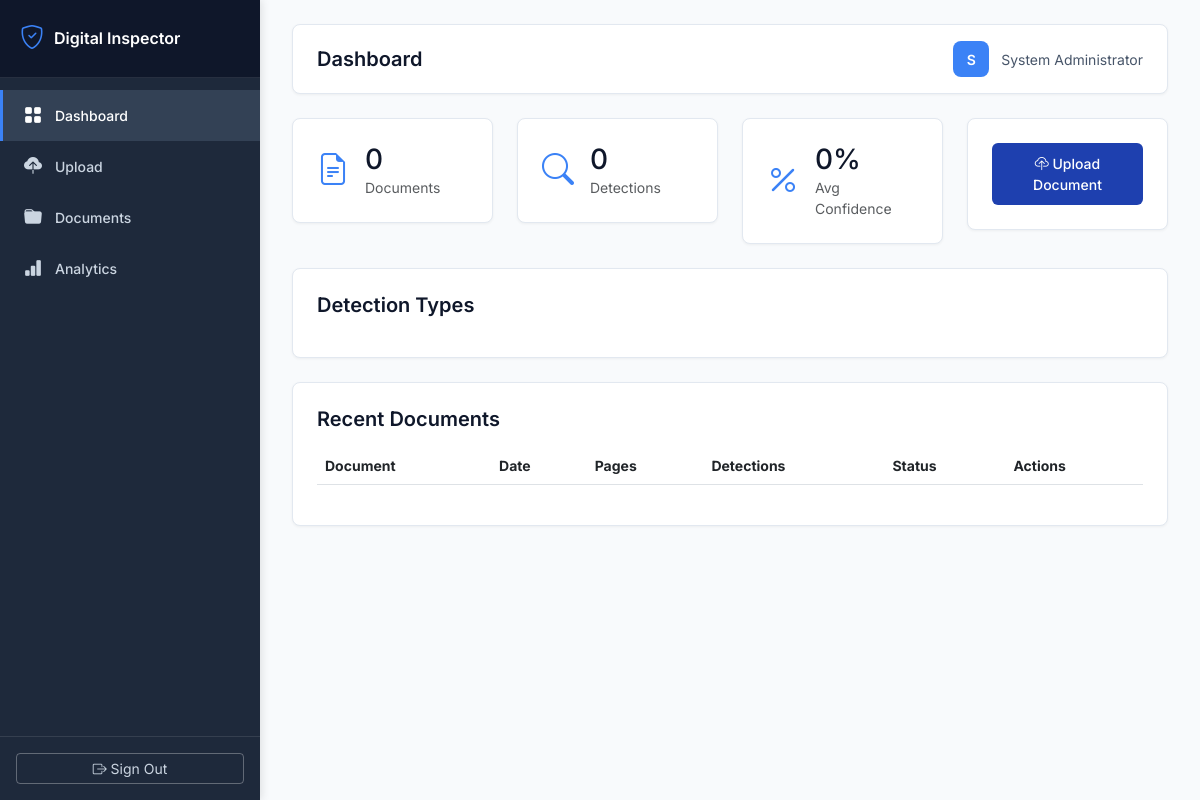
Before: / (signed in) with the older database file.
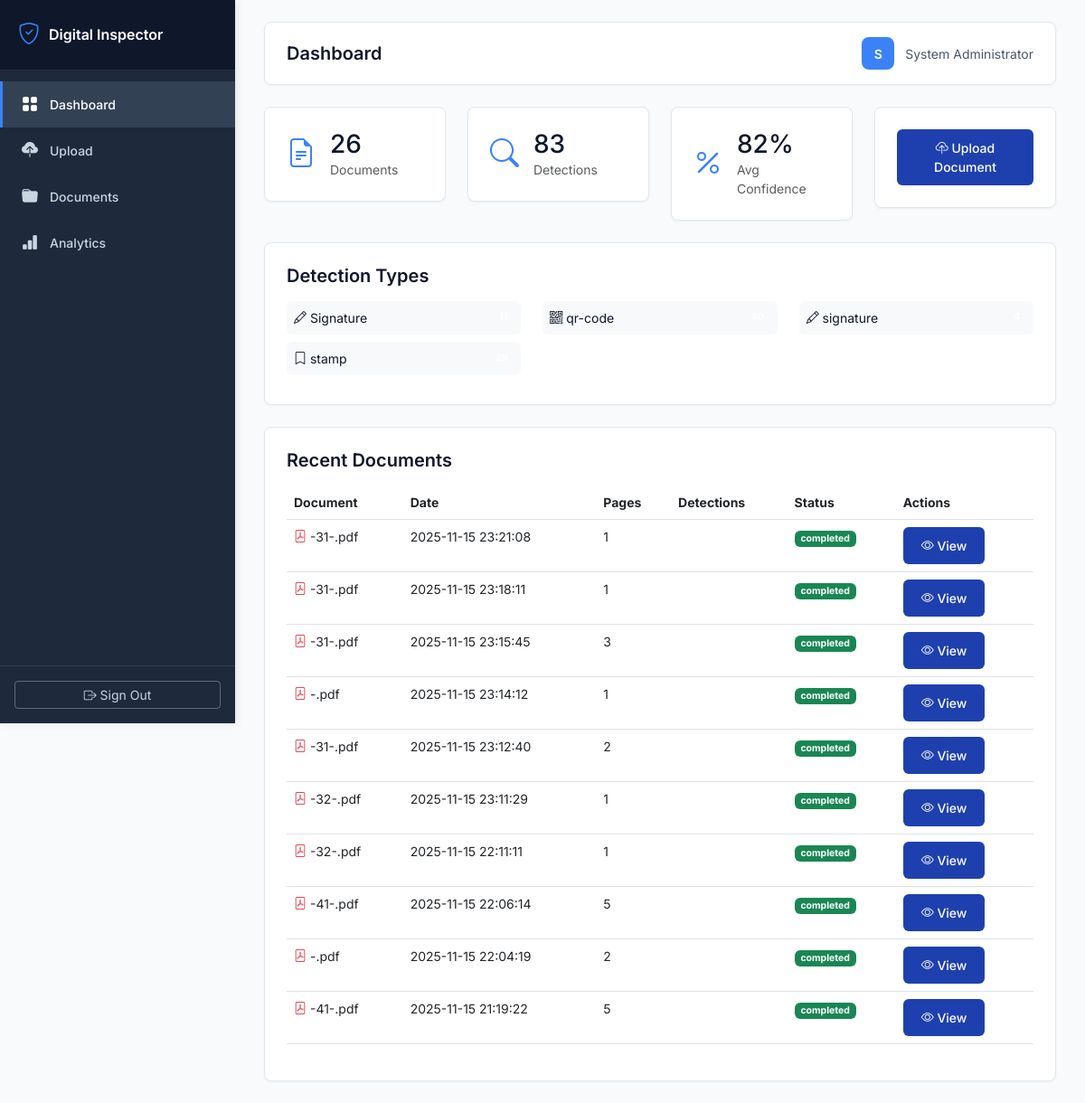
After: the same page with the newer database file.
### tables this page shows
CREATE TABLE documents (
            id INTEGER PRIMARY KEY AUTOINCREMENT,
            user_id INTEGER NOT NULL,
            filename TEXT NOT NULL,
            original_filename TEXT NOT NULL,
            file_path TEXT NOT NULL,
            file_size INTEGER,
            pages INTEGER DEFAULT 1,
            upload_date TIMESTAMP DEFAULT CURRENT_TIMESTAMP,
            processing_status TEXT DEFAULT 'pending',
            FOREIGN KEY (user_id) REFERENCES users (id)
        );

### app_inspector.py (the view)
@app.route('/')
@login_required
def dashboard():
    user_id = session['user_id']
    stats = db.get_dashboard_stats(user_id)
    documents = db.get_user_documents(user_id, limit=10)
    return render_template('dashboard.html',
                         stats=stats,
                         documents=documents,
                         username=session.get('full_name', session.get('username')))

### app_inspector.py (called while the page is built)
@app.context_processor
def utility_processor():
    def get_image_base64(image_path):
        """Convert image file to base64 for embedding in HTML"""
        try:
            with open(image_path, 'rb') as f:
                image_data = f.read()
            return base64.b64encode(image_data).decode('utf-8')
        except:
            return ""
    return dict(get_image_base64=get_image_base64)

def login_required(f):
    @wraps(f)
    def decorated_function(*args, **kwargs):
        if 'user_id' not in session:
            return redirect(url_for('login'))
        return f(*args, **kwargs)
    return decorated_function

### database.py (called while the page is built)
def get_db():
    conn = sqlite3.connect(DATABASE_PATH)
    conn.row_factory = sqlite3.Row
    return conn

### templates/dashboard.html
{% extends "base.html" %}
{% block page_title %}Dashboard{% endblock %}
{% block content %}
<div class="row g-4 mb-4">
    <div class="col-md-3">
        <div class="stat-card">
            <div class="d-flex align-items-center">
                <div class="stat-icon me-3"><i class="bi bi-file-earmark-text"></i></div>
                <div>
                    <h3 class="mb-0">{{ stats.total_documents }}</h3>
                    <p class="text-muted mb-0">Documents</p>
                </div>
            </div>
        </div>
    </div>
    <div class="col-md-3">
        <div class="stat-card">
            <div class="d-flex align-items-center">
                <div class="stat-icon me-3"><i class="bi bi-search"></i></div>
                <div>
                    <h3 class="mb-0">{{ stats.total_detections }}</h3>
                    <p class="text-muted mb-0">Detections</p>
                </div>
            </div>
        </div>
    </div>
    <div class="col-md-3">
        <div class="stat-card">
            <div class="d-flex align-items-center">
                <div class="stat-icon me-3"><i class="bi bi-percent"></i></div>
                <div>
                    <h3 class="mb-0">{{ (stats.average_confidence * 100)|round|int }}%</h3>
                    <p class="text-muted mb-0">Avg Confidence</p>
                </div>
            </div>
        </div>
    </div>
    <div class="col-md-3">
        <div class="stat-card">
            <a href="{{ url_for('upload_page') }}" class="btn btn-primary-custom w-100">
                <i class="bi bi-cloud-upload"></i> Upload Document
            </a>
        </div>
    </div>
</div>
<div class="row mb-4">
    <div class="col-12">
        <div class="stat-card">
            <h5 class="mb-3">Detection Types</h5>
            <div class="row">
                {% for item in stats.by_type %}
                <div class="col-md-4 mb-2">
                    <div class="d-flex justify-content-between align-items-center p-2 bg-light rounded">
                        <span><i class="bi bi-{{ 'pencil' if 'signature' in item.detection_type.lower() else 'bookmark' if 'stamp' in item.detection_type.lower() else 'qr-code' }}"></i> {{ item.detection_type }}</span>
                        <span class="badge badge-green">{{ item.count }}</span>
                    </div>
                </div>
                {% endfor %}
            </div>
        </div>
    </div>
</div>
<div class="row">
    <div class="col-12">
        <div class="stat-card">
            <h5 class="mb-3">Recent Documents</h5>
            <div class="table-responsive">
                <table class="table table-hover">
                    <thead>
                        <tr>
                            <th>Document</th>
                            <th>Date</th>
                            <th>Pages</th>
                            <th>Detections</th>
                            <th>Status</th>
                            <th>Actions</th>
                        </tr>
                    </thead>
                    <tbody>
                        {% for doc in documents %}
                        <tr>
                            <td>
                                <i class="bi bi-file-pdf text-danger"></i>
                                {{ doc.original_filename }}
                            </td>
                            <td>{{ doc.upload_date }}</td>
                            <td>{{ doc.pages }}</td>
                            <td>
                                <span class="badge badge-light-green">{{ doc.total_detections }}</span>
                            </td>
                            <td>
                                <span class="badge bg-success">{{ doc.processing_status }}</span>
                            </td>
                            <td>
                                <a href="{{ url_for('document_details', document_id=doc.id) }}" class="btn btn-sm btn-primary-custom">
                                    <i class="bi bi-eye"></i> View
                                </a>
                            </td>
                        </tr>
                        {% endfor %}
                    </tbody>
                </table>
            </div>
        </div>
    </div>
</div>
{% endblock %}

### templates/base.html (shortened to what this page needs)
<!DOCTYPE html>
<html lang="en">
<head>
    <link href="https://cdn.jsdelivr.net/npm/bootstrap@5.3.0/dist/css/bootstrap.min.css" rel="stylesheet">
    <link rel="stylesheet" href="https://cdn.jsdelivr.net/npm/bootstrap-icons@1.10.0/font/bootstrap-icons.css">
</head>
<body>
    <div class="sidebar">
        <div class="sidebar-logo">
            <h5><i class="bi bi-shield-check"></i> Digital Inspector</h5>
        </div>
        <ul class="sidebar-menu">
            <li>
                <a href="{{ url_for('dashboard') }}" class="{% if request.endpoint == 'dashboard' %}active{% endif %}">
                    <i class="bi bi-grid-fill"></i> Dashboard
                </a>
            </li>
            <li>
                <a href="{{ url_for('upload_page') }}" class="{% if request.endpoint == 'upload_page' %}active{% endif %}">
                    <i class="bi bi-cloud-upload-fill"></i> Upload
                </a>
            </li>
            <li>
                <a href="{{ url_for('documents_list') }}" class="{% if request.endpoint == 'documents_list' %}active{% endif %}">
                    <i class="bi bi-folder-fill"></i> Documents
                </a>
            </li>
            <li>
                <a href="{{ url_for('reports') }}" class="{% if request.endpoint == 'reports' %}active{% endif %}">
                    <i class="bi bi-bar-chart-fill"></i> Analytics
                </a>
            </li>
        </ul>
        <div class="sidebar-footer">
            <a href="{{ url_for('logout') }}" class="btn btn-outline-light w-100 btn-sm">
                <i class="bi bi-box-arrow-right"></i> Sign Out
            </a>
        </div>
    </div>
    <div class="main-content">
        <div class="top-bar">
            <h4>{% block page_title %}Dashboard{% endblock %}</h4>
            <div class="user-info">
                <div class="user-avatar">{{ username[0]|upper if username else 'U' }}</div>
                <span>{{ username if username else 'User' }}</span>
            </div>
        </div>
        {% block content %}{% endblock %}
    </div>
</body>
</html>

### templates/base.html (style rules this page uses)
:root { --primary-color: #1e40af; --secondary-color: #3b82f6; --sidebar-bg: #1e293b; --sidebar-hover: #334155; --gray-50: #f8fafc; --gray-100: #f1f5f9; --gray-200: #e2e8f0; --gray-600: #475569; --gray-700: #334155; --gray-900: #0f172a; --sidebar-width: 260px; }
* { margin: 0; padding: 0; box-sizing: border-box; }
body { font-family: 'Inter', -apple-system, BlinkMacSystemFont, 'Segoe UI', sans-serif; background-color: var(--gray-50); color: var(--gray-900); font-size: 14px; }
.sidebar { position: fixed; top: 0; left: 0; height: 100vh; width: var(--sidebar-width); background: var(--sidebar-bg); color: #cbd5e1; padding: 0; box-shadow: 2px 0 8px rgba(0,0,0,0.1); z-index: 1000; overflow-y: auto; }
.sidebar-logo { padding: 24px 20px; border-bottom: 1px solid rgba(255,255,255,0.1); background: var(--gray-900); }
.sidebar-logo h5 { color: white; font-weight: 600; font-size: 16px; margin: 0; display: flex; align-items: center; gap: 10px; }
.sidebar-logo i { font-size: 24px; color: var(--secondary-color); }
.sidebar-menu { list-style: none; padding: 12px 0; margin: 0; }
.sidebar-menu li { margin: 0; }
.sidebar-menu a { display: flex; align-items: center; padding: 12px 20px; color: #cbd5e1; text-decoration: none; transition: all 0.2s; font-size: 14px; font-weight: 500; border-left: 3px solid transparent; }
.sidebar-menu a.active { background: var(--sidebar-hover); color: white; border-left-color: var(--secondary-color); }
.sidebar-menu i { margin-right: 12px; font-size: 18px; width: 20px; text-align: center; }
.sidebar-footer { position: absolute; bottom: 0; left: 0; right: 0; padding: 16px; border-top: 1px solid rgba(255,255,255,0.1); }
.main-content { margin-left: var(--sidebar-width); padding: 24px 32px; min-height: 100vh; }
.top-bar { background: white; padding: 16px 24px; border-radius: 8px; margin-bottom: 24px; box-shadow: 0 1px 3px rgba(0,0,0,0.05); display: flex; justify-content: space-between; align-items: center; border: 1px solid var(--gray-200); }
.top-bar h4 { font-size: 20px; font-weight: 600; color: var(--gray-900); margin: 0; }
.user-info { display: flex; align-items: center; gap: 12px; color: var(--gray-600); font-size: 14px; }
.user-avatar { width: 36px; height: 36px; border-radius: 8px; background: var(--secondary-color); display: flex; align-items: center; justify-content: center; color: white; font-weight: 600; font-size: 14px; }
.stat-card { background: white; border-radius: 8px; padding: 24px; box-shadow: 0 1px 3px rgba(0,0,0,0.05); border: 1px solid var(--gray-200); transition: box-shadow 0.2s; }
.stat-card h5, .stat-card h6 { color: var(--gray-900); font-weight: 600; }
.stat-icon { font-size: 32px; color: var(--secondary-color); }
.btn-primary-custom { background: var(--primary-color); border: none; padding: 10px 20px; border-radius: 6px; color: white; font-weight: 500; font-size: 14px; transition: all 0.2s; }
.btn-outline-light { border-color: rgba(255,255,255,0.3); color: #cbd5e1; }

Changed rows visible on the page:
added documents: original_filename "-31-.pdf", upload_date "2025-11-15 23:21:08", pages "1", processing_status "completed"
added documents: original_filename "-31-.pdf", upload_date "2025-11-15 23:18:11", pages "1", processing_status "completed"
added documents: original_filename "-31-.pdf", upload_date "2025-11-15 23:15:45", pages "3", processing_status "completed"
added documents: original_filename "-.pdf", upload_date "2025-11-15 23:14:12", pages "1", processing_status "completed"
added documents: original_filename "-31-.pdf", upload_date "2025-11-15 23:12:40", pages "2", processing_status "completed"
added documents: original_filename "-32-.pdf", upload_date "2025-11-15 23:11:29", pages "1", processing_status "completed"
added documents: original_filename "-32-.pdf", upload_date "2025-11-15 22:11:11", pages "1", processing_status "completed"
added documents: original_filename "-41-.pdf", upload_date "2025-11-15 22:06:14", pages "5", processing_status "completed"
added documents: original_filename "-.pdf", upload_date "2025-11-15 22:04:19", pages "2", processing_status "completed"
added documents: original_filename "-41-.pdf", upload_date "2025-11-15 21:19:22", pages "5", processing_status "completed"
Other visible differences:
{{ stats.total_documents }}: "0" → "26"
{{ stats.total_detections }}: "0" → "83"
{{ (stats.average_confidence * 100)|round|int }}: "0" → "82"
new list line: "Signature"
new list line: "qr-code"
new list line: "signature"
new list line: "stamp"
